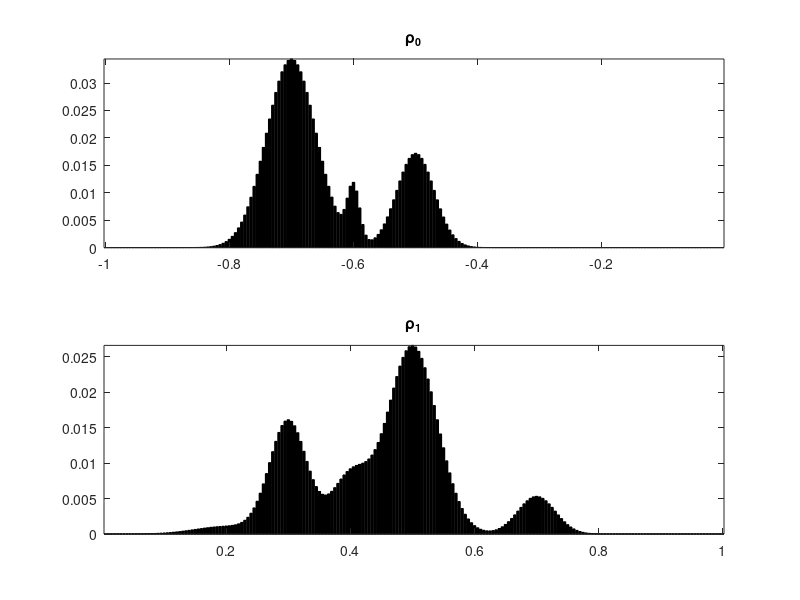

Here is the MATLAB script that generated this plot: (Note: this script raises an error after producing the figure.)
%% Multi-Marginal Optimal mass transport problem
% This script numerically solves an OMT problem as follows:
% 1. Transportation cost: C_{ijk} = \frac{x_{i}^2}{t_{k}} + \frac{y_{i}^2}{T - t_{k}}
% 2. Transportation map: Pi_{ijk} with its three marginials: p_i, q_i, r_k
%    such that \sum_{jk} = p_{i}, \sum_{ik} = q_{j}, \sum_{ij} = r_k.
%    p_i and q_j are two probability vector   
% 3. The mariginal along the t cooridinates has an upper-bound cap*T/n holds all the time.
% 4. p is transported to q in the time interval [0,T]

% The optimizer is the vector r_k which minimize the transportation cost:
% min_{ijk} C_{ijk}.*\Pi_{ijk}

% The code works in MATLAB 2019 a,b
% CVX with MOSEK solver is used:
% Installation of CVX: http://cvxr.com/cvx/

%% This Script is for Dirac transportation and plot, check note for the desired figure we want to see 
clear all
clc
%% Define the two probability distributions p_{i} and q_{j} and cooridinates X(p), Y(q)
% Consider p_{i} and q_{j} are two discretes distributions 
% p_{i}: i = 1, 2,..., n1
% q_{j}: j = 1, 2,..., n2
 
%% Random distribution generator
% 
n1 = 200;  % (not exceed 1000)
n2 = 200;  % (not exceed 1000)

x = (0:n1-1)'/n1-1; % x \in [-1,0]
y = (1:n2)'/n2;     % y \in [ 0,1]

% Useful functions 
normalize = @(a)a/sum(a(:));                           % Normalization function 
Gaussian = @(x,t0,sigma)exp( -(x-t0).^2/(2*sigma^2) ); % Gaussian distribution generator

sigma0 = 0.01; sigma1 = .02; sigma2 = .03; sigma3 = .04; sigma4 = .05;

% % Case 1:
% % Marginal p
% p = Gaussian(x, -.6,sigma4) + 3.*Gaussian(x, -.7,sigma2);
% % Marginal q
% q = 0.2.*Gaussian(y, .4,sigma4)+ 4.*Gaussian(y, .4,sigma2)+ 1.5*Gaussian(y, .5,sigma2)+ 1*Gaussian(y, .6,sigma2)+ 5.*Gaussian(y, .7,sigma3);

% Case 2:
% % Marginal p
% p = 5.*Gaussian(x, -.77,sigma3) + 1.5.*Gaussian(x, -.7,sigma0) + 2.5.*Gaussian(x, -.3,sigma2) + 4.*Gaussian(x, -.2,sigma3);
% % Marginal q
% q = 0.2.*Gaussian(y, .2,sigma4)+ 3.*Gaussian(y, .3,sigma2)+ 1.5*Gaussian(y, .4,sigma2)+ 1*Gaussian(y, .7,sigma2)+ 5.*Gaussian(y,.8,sigma3);

%%%%%%%%%%%%%%%%%%%%%%%%%%%%%
p = 5.*Gaussian(x, -.7,sigma3) + 1.5.*Gaussian(x, -.6,sigma0) + 2.5.*Gaussian(x, -.5,sigma2);
% % Marginal q
q = 0.2.*Gaussian(y, .2,sigma4)+ 3.*Gaussian(y, .3,sigma2)+ 1.5*Gaussian(y, .4,sigma2)+ 1*Gaussian(y, .7,sigma2)+ 5.*Gaussian(y,.5,sigma3);
%%%%%%%%%%%%%%%%%%%%%%%%%%%%%

p = normalize(p);
q = normalize(q);

% Plot the two distributions p and q
figure(1)
subplot(2,1,1);
bar(x, p, 'k'); axis tight;
title('\rho_{0}')
subplot(2,1,2);
bar(y, q, 'k'); axis tight;
title('\rho_{1}')



%% Define the time t_{i} \in [0, T] (tk):
% Discretization of the time mariginal by nt (not exceed 500)
nt = 200;

% Define the time interval [0,T], notice that T is not neccesary to be 1.
T = 1;
t = T*(0+0.01:nt-0.01)'/nt;

%% Define the cost function C(x,y,t):
% C(x,y,t) = C_{ijk} = (x_i)^2./t_k + (y_i)^2/(T - t_k)
% Compute the 3-dimensional Cost matrix
[X,Y,tk] = meshgrid(x,y,t);
C = X.^2./tk + Y.^2./(T-tk);

% The order of the x-y axis need to be changed by the permute function,
Cost = permute(C,[2,1,3]);

%% CVX solver 
% The optimization problem:
% Variables: 
% The multi marginial coupling \Pi, the 'toll' constraint on time r_{k}
% Objective fucntion: \sum_{i}\sum_{j}\sum_{k} Cost(i,j,k).*\Pi 
% Constraints: 
% 1) marginal p_i, q_j, r_k
% 2) lower bound of \Pi_{i,j,k}: \Pi_{i,j,k} \geq 0
% 3) lower and upper bound of r_{k}: 0 \geq r_{k} \leq (capacity.*T./nt)

% The CVX solver: MOSEK needs to be installed. 
% The sum function in the CVX package do not support high dimension summation
% The capacity constraint should be larger than 1: cap*T/nt>1

% Define the capacity 
cap = 3;
capacity = cap*T/nt;
%%
cvx_begin
cvx_solver mosek
cvx_precision best
    variable Pi(n1,n2,nt)
    variable rk(nt)
    minimize(sum(sum(sum(Cost.*Pi))))
    subject to  
    % Define multi-marginal coupling counstraints:
    % 1.Marginal constraints on x coordinate
      squeeze(sum(sum(permute(Pi,[2,3,1])))) == p;
    % 2.Marginal constraints on y coordinate   
      squeeze(sum(sum(permute(Pi,[3,1,2])))) == q;
    % 3.Marinigal on t-coordinate
      squeeze(sum(sum(Pi))) == rk;  
    % 4.Element-wise lower bound for \Pi
      Pi >= 0;
    % 5.Capacity/Toll constraint
      0 <= rk <= capacity;    % r_{k} with upperbound,
      %0 <= rk               % r_{k} without upperbound.
cvx_end


%% Check 3 marginal constraints:
fprintf('Constraints deviation (should be 0):'); 
sum(squeeze(sum(sum(permute(Pi,[2,3,1])))) - p)
sum(squeeze(sum(sum(permute(Pi,[3,1,2])))) - q)
sum(squeeze(sum(sum(Pi)))- rk)

%% Show that t marginal is a prbability measure
fprintf('Time marginal measure check:'); 
sum(rk)

%% Plots of rk, evolutionary probability distributions at moment t
figure(2)
flux = plot(t,rk);
flux.LineWidth = 2;
flux.Color ='#0072BD';
title('Marginal of Time between [0,T]')

figure(3)
bar(t,rk, 'k'); axis tight;
title('Marginal of Time between [0,T]')

%% 3D plot with 3 marginals
% Things need to be plotted here:
% 1. p  with x-axis, 2. q with y-axis, 3. rk with t-axis, 4. capacity 
% Original coordinates:
% x = (0:n1-1)'/n1-1;         % x \in [-1,0]
% y = (1:n2)'/n2;             % y \in [0,1]
% t = T*(0+0.01:nt-0.01)'/nt; % t \in [0,1]

% Generate new coordinates for 3D plot
xx1 = x;
xx2 = zeros(size(xx1));
xx = [xx1,xx2,p];
yy1 = y;
yy2 = ones(size(yy1));
yy = [yy1,yy2,q];
tt1 = t;
tt2 = zeros(size(tt1));
tollheight = capacity*ones(size(tt1));


%% figure: Line plot3
figure(4)
p1 = plot3(xx1,xx2,p,'LineWidth',3);
hold on
p2 = plot3(yy1,yy2,q,'LineWidth',3);
scaler = 20;
% tplot = plot(rk*scaler,tt1,'LineWidth',2,'Color','k','LineStyle',':');
tplot = plot3(tt2,tt1,rk,'LineWidth',2,'Color','k');
toll = plot3(tt2,tt1,tollheight,'LineWidth',4,'Color','r','LineStyle',':');
hold off
grid on
xlabel('X/Y')
ylabel('Time')
zlabel('Probability Density')
title('3-D Line Plot')

%% Coupling of p and q illustration
pqCoupling = sum(Pi,3);
ptCoupling = squeeze(sum(Pi,2));
qtCoupling = squeeze(sum(Pi,1));

figure(5)
plot(t,rk)
%% Display the optimal assignement

figure(6)
p1 = plot3(xx1,xx2,p,'LineWidth',1.5,'Color','k');

hold on
p2 = plot3(yy1,yy2,q,'LineWidth',1.5,'Color','k');
tplot = plot3(tt2,tt1,rk,'LineWidth',1.5,'Color','k');
toll = plot3(tt2,tt1,tollheight,'LineWidth',1.5,'Color','r','LineStyle',':');
% bar3(tt2,tt1,tollheight);

% Plot the grey 'area' by Line
% pt Coupling (correct):
[Ipt,Jpt,~] = find(ptCoupling>0.0002);
for ipt=1:length(Ipt)
    pt_assignement = plot([xx(Ipt(ipt),1),tt2(Jpt(ipt))],[xx(Ipt(ipt),2),tt1(Jpt(ipt))],'LineWidth',3,'Color',[0.8 0.8 0.8]);
end

% qt Coupling (order fixed):
[Iqt,Jqt,~] = find(qtCoupling>0.0002);
for iqt=1:length(Iqt)
    qt_assignement = plot([yy(Iqt(iqt),1),tt2(Jqt(iqt))],[yy(Iqt(iqt),2),tt1(Jqt(iqt))],'LineWidth',3,'Color',[0.8 0.8 0.8]);
end

% Plot the Dash line within the grey area to show point-wise assigments
for iptdash=1:10:length(Ipt)
    pt_assignement_dash = plot([xx(Ipt(iptdash),1),tt2(Jpt(iptdash))],[xx(Ipt(iptdash),2),tt1(Jpt(iptdash))],'LineWidth',0.5,'LineStyle','--','Color','k');
end

for iqtdash=1:10:length(Iqt)
    qt_assignement_dash = plot([yy(Iqt(iqtdash),1),tt2(Jqt(iqtdash))],[yy(Iqt(iqtdash),2),tt1(Jqt(iqtdash))],'LineWidth',0.5,'LineStyle','--','Color','k');
end

% Color the 'bumps' with dark grey
% Bump: 1,2,3,... need manually input y coordinates of the bumps

% capacity = 2;
% yarea = [0.095 0.105 0.355 0.365 0.47 0.48 0.51 0.545 0.595 0.615 0.79 0.805];

% capacity = 1.2

% yarea = [0.03 0.045 0.865 0.875];
% xarea = zeros(size(yarea));
% zperiod = [0 capacity capacity 0];
% zarea = [zperiod];
% 
% tollgrey = fill3(xarea,yarea,zarea, [0.2 0.2 0.2]);
% tollgrey.FaceAlpha = 0.5;


ax = gca;
ax.FontSize = 13; 
hold off
xlabel('Space','FontSize',14)
ylabel('Time','FontSize',14)
% zlabel('Probability Density','FontSize',14)
zlabel('Density','FontSize',14)
view([-15 50])


%% Plot 3-D coupling/Sparse 3D matrix 
% Generate new coordinates for 3D plot
xx1 = x;
xx2 = ones(size(xx1));
xx = [xx1,xx2,p];
yy1 = y;
yy2 = zeros(size(yy1));
yy = [yy1,yy2,q];

tt1 = t;
tt2 = ones(size(tt1));
tollheight = capacity*ones(size(tt1));


%
list = find (Pi>0.00001);
[I,J,K] = ind2sub(size(Pi),list);
%
figure()
scalar = 9;
p1 = plot3(xx1,xx2,scalar.*p,'LineWidth',1.5,'Color','b');
hold on
p2 = plot3(yy2,yy1,scalar.*q,'LineWidth',1.5,'Color','r');
tplot = plot3(-scalar.*rk,tt2,tt1,'LineWidth',1.5,'Color','k');

 for i=1:length(I)
     % pt_assignement = plot3(x(I(i)),y(J(i)),t(K(i)),'.','Color','k','MarkerSize',4000*Pi(I(i),J(i),K(i)),'MarkerFaceColor','#D9FFFF');
%      pt_assignement = plot3(x(I(i)),y(J(i)),t(K(i)),'o','Color','k','MarkerSize',...
%      1000*Pi(I(i),J(i),K(i)),'MarkerFaceColor','k');
     pt_assignement = plot3(x(I(i)),y(J(i)),t(K(i)),'o','MarkerSize',...
     1000*Pi(I(i),J(i),K(i)),'MarkerFaceColor','k');
 end


hold off
xlabel('x','FontSize',20)
ylabel('y','FontSize',20)
zlabel('t','FontSize',20)
axis tight
view([-18 10])



















